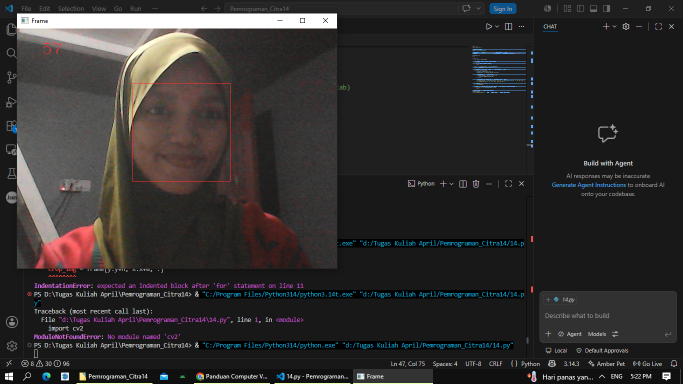
#> input picture Pemrograman_Citra14/camera.png, 1366 x 768 px, given in place of the camera (shown at 1/2 size)
$ python 14.py
#> lines starting #> are read from the running program, lines starting #| are printed output that depends on the picture; after the words box and inside, x2 and y2 are one past the last pixel; in counts of white or black regions, pixels touching at a corner belong together
import cv2
import numpy as np

# Menyalakan kamera
video = cv2.VideoCapture(0)

# Menggunakan path bawaan OpenCV agar file XML pasti ketemu dan tidak error
facedetect = cv2.CascadeClassifier(cv2.data.haarcascades + 'haarcascade_frontalface_default.xml')

faces_data = []
i = 0

while True:
    ret, frame = video.read()
#> frame is the input picture: shape (768, 1366, 3); mean B, G, R 46.1, 46.6, 49.1

    # Memastikan kamera berhasil membaca gambar
    if not ret:
        print("Gagal mengakses kamera.")
        break

    gray = cv2.cvtColor(frame, cv2.COLOR_BGR2GRAY)
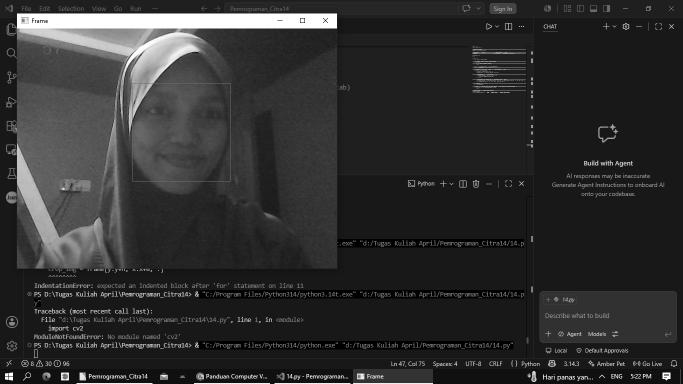
#> gray: shape (768, 1366) (shown at 1/2 size); min 0, max 255, mean 47.3
    faces = facedetect.detectMultiScale(gray, 1.3, 5)
#> faces = [[262, 160, 207, 207]]

    # PERHATIKAN: Semua kode di bawah 'for' harus menjorok ke dalam (di-tab)
    for (x, y, w, h) in faces:
        crop_img = frame[y:y+h, x:x+w, :]
        resized_img = cv2.resize(crop_img, (50, 50))

        # Mengumpulkan data 1 foto setiap 10 frame
        if len(faces_data) < 100 and i % 10 == 0:
            faces_data.append(resized_img)
        i = i + 1

        # Menampilkan teks jumlah foto dan menggambar kotak di wajah
        cv2.putText(frame, str(len(faces_data)), (50, 50), cv2.FONT_HERSHEY_COMPLEX, 1, (50, 50, 255), 1)
        cv2.rectangle(frame, (x, y), (x+w, y+h), (50, 50, 255), 1)
#> this loop made 1 pass
#> (x, y, w, h, i) on pass 1: (262, 160, 207, 207, 1)
#> pass 1, `crop_img = frame[y:y+h, x:x+w, :]`:
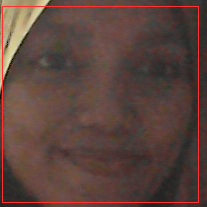
#> crop_img: shape (207, 207, 3); mean B, G, R 61.9, 68.7, 90.5
#> pass 1, `resized_img = cv2.resize(crop_img, (50, 50))`:
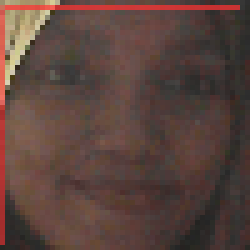
#> resized_img: shape (50, 50, 3) (shown 5 times larger); mean B, G, R 61.3, 67.9, 90.8
#> after the loop:
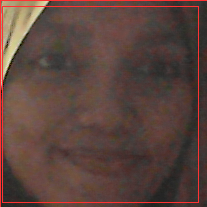
#> crop_img: shape (207, 207, 3); 0.96% of pixels changed, all inside (x1, y1, x2, y2) = (0, 0, 207, 207)
#> after the loop:
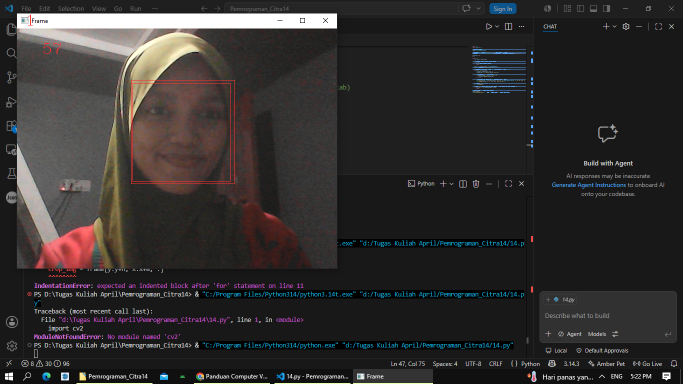
#> frame: shape (768, 1366, 3) (shown at 1/2 size); 0.08% of pixels changed, all inside (x1, y1, x2, y2) = (56, 29, 470, 368)
#> after the loop, faces_data = 1 item; i = 1

    cv2.imshow("Frame", frame)
    k = cv2.waitKey(1)
#> (key q is pressed here)

    # Kamera akan otomatis mati jika kamu menekan 'q' ATAU jumlah foto sudah mencapai 100
    if k == ord('q') or len(faces_data) >= 100:
        break

# Merilis memori dan menutup semua jendela
video.release()
cv2.destroyAllWindows() # <- Tadi di kodemu bagian ini kurang kurung tutup
